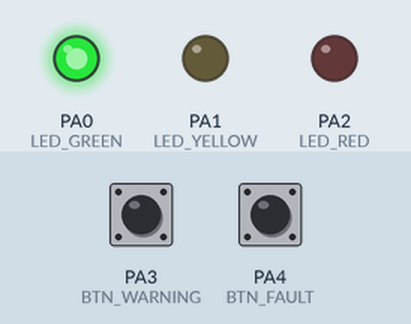
A sketch run on a simulated STM32 Blue Pill. Parts: output pins drawn as LEDs (lit = HIGH). The test bench sets the inputs (shaded band); at power-on: PA3 (BTN_WARNING) HIGH, PA4 (BTN_FAULT) HIGH.

Above: at 2.7 s.
2.8 s: PA3 (BTN_WARNING) pulled LOW for 0.15 s
At 3.8 s:
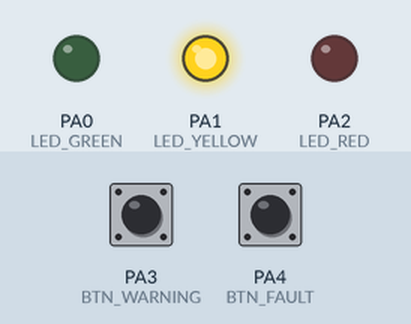
4.4 s: PA4 (BTN_FAULT) pulled LOW for 0.15 s
At 5.0 s:
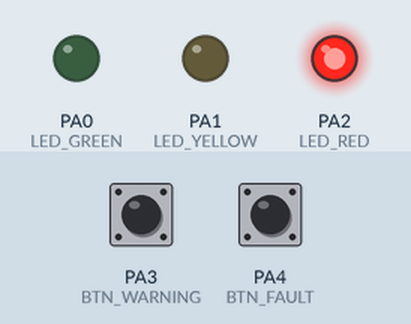
6.0 s: PA3 (BTN_WARNING) pulled LOW for 1 s
At 6.22 s:
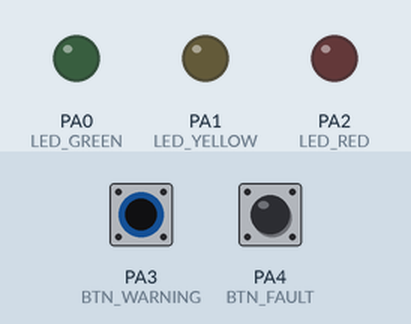
10.0 s: PA4 (BTN_FAULT) pulled LOW for 1 s
At 11.2 s:
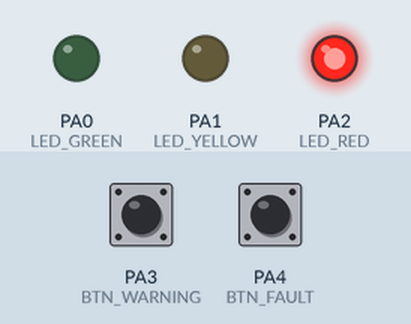
12.5 s: PA3 (BTN_WARNING) pulled LOW for 0.15 s
At 16.3 s:
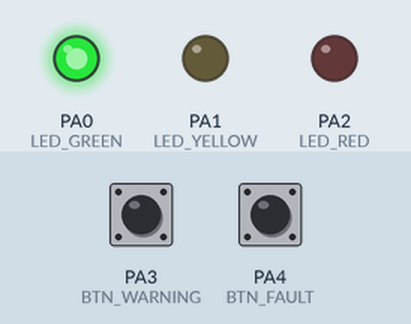
Timing chart, 0 to 16.5 s (numbered marks = the images above; inputs shaded):
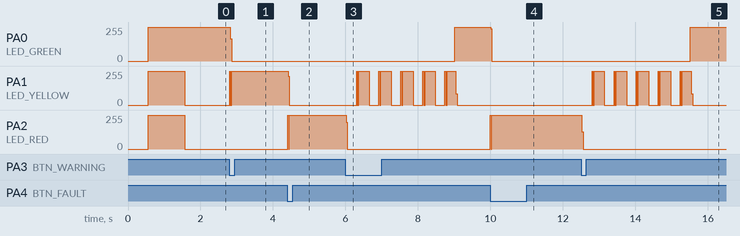

The sketch:

1.3-B_FSM-USART1__Serial_Event_Log_09072026.ino
```cpp
// ============================================
// CubeSat OBC - Phase 1.3-B
// FSM + USART1 Serial Event Log
//
// Date: Sep-10, 2026
// MCU: STM32F103C8T6
// Author: Deji Liu (劉永鈞)
//
// LEDs:
// PA0 = GREEN
// PA1 = YELLOW
// PA2 = RED
//
// Buttons:
// PA3 = WARNING
// PA4 = FAULT
//
// UART:
// PA9 = USART1 TX
// UPA10 = SART1 RX
// Baud = 9600
// ============================================

#include "Arduino.h"

// ----------------------------
// Pin Definition
// ----------------------------

#define LED_GREEN   PA0
#define LED_YELLOW  PA1
#define LED_RED     PA2

#define BTN_WARNING PA3
#define BTN_FAULT   PA4


// ----------------------------
// UART
// ----------------------------

Uart DebugSerial(USART1);


// ----------------------------
// State Machine
// ----------------------------

enum SystemState {
  BOOT,
  NOMINAL,
  WARNING,
  FAULT,
  RECOVERY
};

SystemState currentState = BOOT;


// ----------------------------
// Button Edge Detection
// ----------------------------

int lastWarning = HIGH;
int lastFault   = HIGH;


// ----------------------------
// Recovery Timer
// ----------------------------

unsigned long recoveryStart = 0;


// ----------------------------
// Recovery LED Blink
// ----------------------------

unsigned long lastBlink = 0;
bool yellowBlinkState = false;


// ============================================
// State Name
// ============================================

const char* stateName(SystemState state) {

  switch (state) {

    case BOOT:
      return "BOOT";

    case NOMINAL:
      return "NOMINAL";

    case WARNING:
      return "WARNING";

    case FAULT:
      return "FAULT";

    case RECOVERY:
      return "RECOVERY";

    default:
      return "UNKNOWN";
  }
}


// ============================================
// Change State + Event Log
// ============================================

void changeState(SystemState newState) {

  DebugSerial.print("[EVENT] ");
  DebugSerial.print(stateName(currentState));
  DebugSerial.print(" -> ");
  DebugSerial.println(stateName(newState));

  currentState = newState;
}


// ============================================
// LED Control
// ============================================

void updateLED() {

  // Default OFF
  digitalWrite(LED_GREEN, LOW);
  digitalWrite(LED_YELLOW, LOW);
  digitalWrite(LED_RED, LOW);


  switch (currentState) {

    case BOOT:

      digitalWrite(LED_GREEN, HIGH);
      digitalWrite(LED_YELLOW, HIGH);
      digitalWrite(LED_RED, HIGH);

      break;


    case NOMINAL:

      digitalWrite(LED_GREEN, HIGH);

      break;


    case WARNING:

      digitalWrite(LED_YELLOW, HIGH);

      break;


    case FAULT:

      digitalWrite(LED_RED, HIGH);

      break;


    case RECOVERY:

      if (millis() - lastBlink >= 300) {

        lastBlink = millis();

        yellowBlinkState = !yellowBlinkState;
      }

      digitalWrite(
        LED_YELLOW,
        yellowBlinkState ? HIGH : LOW
      );

      break;
  }
}


// ============================================
// Setup
// ============================================

void setup() {

  // ----------------------------
  // GPIO
  // ----------------------------

  pinMode(LED_GREEN, OUTPUT);
  pinMode(LED_YELLOW, OUTPUT);
  pinMode(LED_RED, OUTPUT);

  pinMode(BTN_WARNING, INPUT_PULLUP);
  pinMode(BTN_FAULT, INPUT_PULLUP);


  // ----------------------------
  // UART USART1
  // ----------------------------

  DebugSerial.setTx(PA9);
  DebugSerial.setRx(PA10);

  DebugSerial.begin(9600);

  delay(500);


  // ----------------------------
  // Boot Log
  // ----------------------------

  DebugSerial.println();
  DebugSerial.println("============================");
  DebugSerial.println("CubeSat OBC v0.1");
  DebugSerial.println("Phase 1.3-B Event Logger");
  DebugSerial.println("============================");

  DebugSerial.println("[EVENT] SYSTEM BOOT");


  // ----------------------------
  // BOOT State
  // ----------------------------

  currentState = BOOT;

  updateLED();

  delay(1000);


  // BOOT -> NOMINAL

  changeState(NOMINAL);

  updateLED();
}


// ============================================
// Main Loop
// ============================================

void loop() {

  // Read buttons

  int warningNow = digitalRead(BTN_WARNING);
  int faultNow   = digitalRead(BTN_FAULT);


  // Falling Edge:
  // HIGH -> LOW = button pressed

  bool warningPressed =
    (lastWarning == HIGH &&
     warningNow == LOW);

  bool faultPressed =
    (lastFault == HIGH &&
     faultNow == LOW);


  // ==========================================
  // State Machine
  // ==========================================

  switch (currentState) {


    // --------------------------
    // NOMINAL
    // --------------------------

    case NOMINAL:

      // FAULT has higher priority

      if (faultPressed) {

        changeState(FAULT);
      }

      else if (warningPressed) {

        changeState(WARNING);
      }

      break;


    // --------------------------
    // WARNING
    // --------------------------

    case WARNING:

      if (faultPressed) {

        changeState(FAULT);
      }

      break;


    // --------------------------
    // FAULT
    // --------------------------

    case FAULT:

      // WARNING button acts as ACK
      // and starts recovery

      if (warningPressed) {

        recoveryStart = millis();

        yellowBlinkState = false;

        lastBlink = millis();

        changeState(RECOVERY);
      }

      break;


    // --------------------------
    // RECOVERY
    // --------------------------

    case RECOVERY:

      if (millis() - recoveryStart >= 3000) {

        changeState(NOMINAL);
      }

      break;


    // --------------------------
    // BOOT
    // --------------------------

    case BOOT:

      break;
  }


  // ----------------------------
  // Update LEDs
  // ----------------------------

  updateLED();


  // ----------------------------
  // Save button states
  // ----------------------------

  lastWarning = warningNow;
  lastFault   = faultNow;


  delay(10);
}
```

Measured:
- after the input at 2.8 s, PA0 (LED_GREEN): 255/255 → 0/255 at once; PA1 (LED_YELLOW): 0/255 → 255/255 at once
- after the input at 4.4 s, PA1 (LED_YELLOW): 255/255 → 0/255 at once; PA2 (LED_RED): 0/255 → 255/255 at once
- after the input at 6.0 s, PA0 (LED_GREEN): 0/255 → 255/255 after 3.0 s; PA2 (LED_RED): 255/255 → 0/255 at once
- after the input at 10.0 s, PA0 (LED_GREEN): 255/255 → 0/255 at once; PA2 (LED_RED): 0/255 → 255/255 at once
- after the input at 12.5 s, PA0 (LED_GREEN): 0/255 → 255/255 after 3.0 s; PA2 (LED_RED): 255/255 → 0/255 at once
